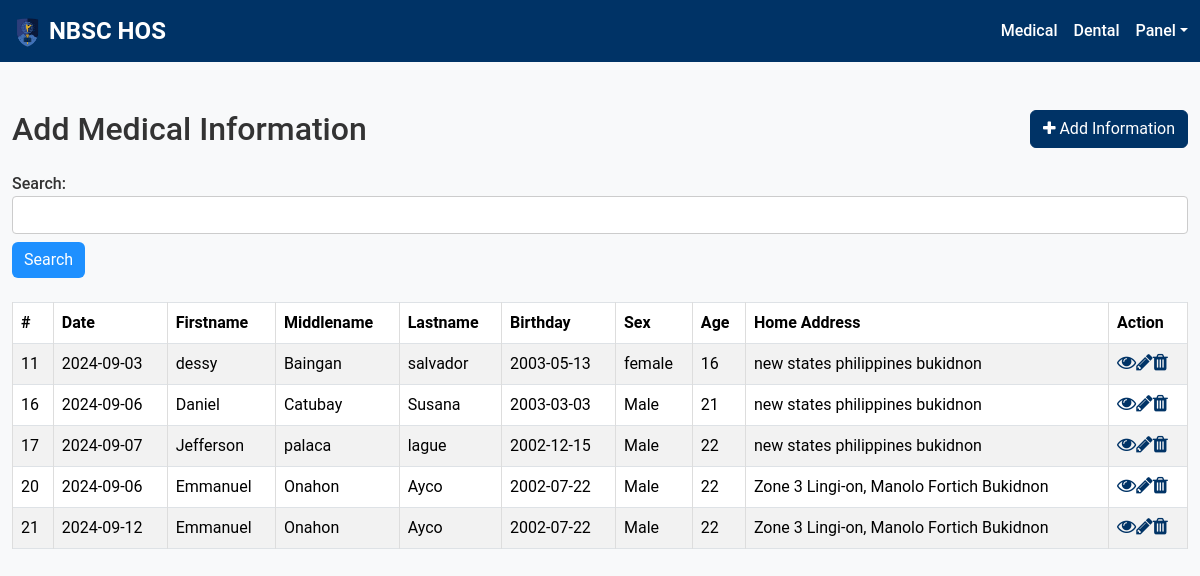
/add_medical_info.php, run on an earlier commit of the app's database.
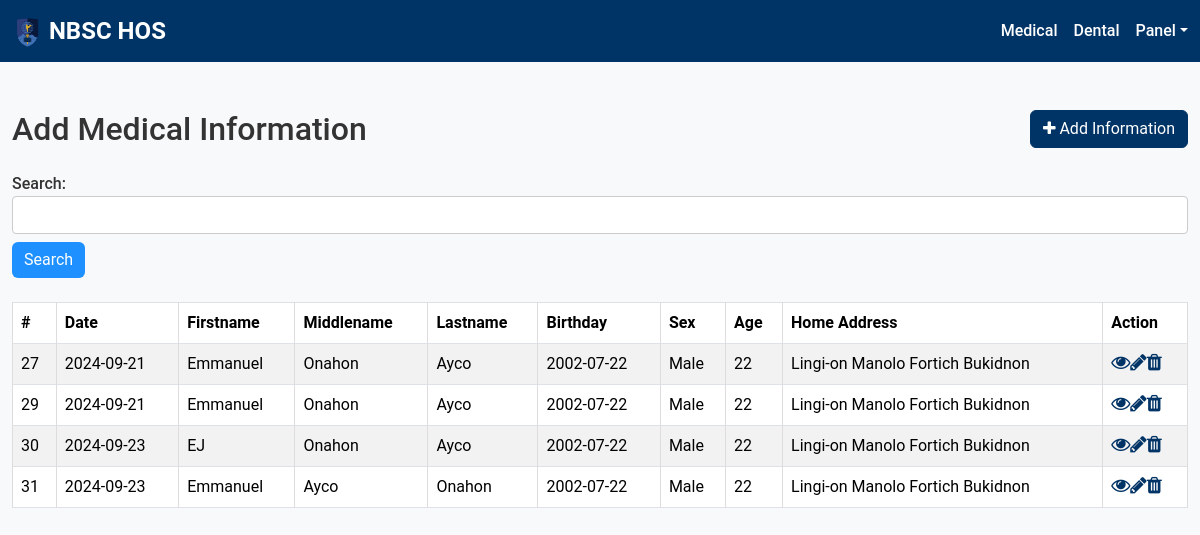
And on a later commit of the database.
### tables this page shows
CREATE TABLE `basic_info` (
  `basic_info_id` int(11) NOT NULL,
  `basic_info_date` date NOT NULL,
  `basic_info_firstname` varchar(255) NOT NULL,
  `basic_info_middlename` varchar(255) NOT NULL,
  `basic_info_lastname` varchar(255) NOT NULL,
  `basic_info_birthday` date DEFAULT NULL,
  `basic_info_sex` varchar(10) DEFAULT NULL,
  `basic_info_age` int(11) DEFAULT NULL,
  `basic_info_home_address` varchar(255) DEFAULT NULL,
  `basic_college_course` varchar(255) DEFAULT NULL,
  `basic_college_clinic_file_number` varchar(100) DEFAULT NULL,
  `basic_contact_number` varchar(15) DEFAULT NULL,
  `basic_religion` varchar(100) DEFAULT NULL,
  `basic_occupation` varchar(100) DEFAULT NULL,
  `basic_civil_status` varchar(50) DEFAULT NULL,
  `basic_complete_name` varchar(255) DEFAULT NULL,
  `basic_address` varchar(255) DEFAULT NULL,
  `basic_contact` varchar(50) DEFAULT NULL,
  `basic_relationship` varchar(100) DEFAULT NULL,
  `basic_patient_id` int(11) DEFAULT NULL,
  `basic_info_smoking` varchar(255) DEFAULT NULL,
  `basic_info_smoking_pack_day` int(11) DEFAULT NULL,
  `basic_info_smoking_years` int(11) DEFAULT NULL,
  `basic_info_alcohol_drinking` varchar(255) DEFAULT NULL,
  `basic_info_alcohol_drink_types` text DEFAULT NULL,
  `patient_id` int(11) NOT NULL
);

### add_medical_info.php (the view, shortened to what the changed rows need)
<!DOCTYPE html>
<html lang="en">
<head>
    <link href="https://cdn.jsdelivr.net/npm/bootstrap@5.3.3/dist/css/bootstrap.min.css" rel="stylesheet">
    <link rel="stylesheet" href="https://maxcdn.bootstrapcdn.com/font-awesome/4.7.0/css/font-awesome.min.css">
    <link rel="stylesheet" href="crud2/dental.css">
</head>
<body>
    <div class="wrapper">
        <div class="container-fluid">
            <div class="row">
                <div class="col-md-12">
                    <div class="mt-5 mb-3 clearfix">
                        <h2 class="pull-left">Add Medical Information</h2>
                    </div>
                    <?php
                    require_once "config.php";
                    $sql = "SELECT basic_info_id, basic_info_date, basic_info_firstname, basic_info_middlename, basic_info_lastname, basic_info_birthday, basic_info_sex, basic_info_age, basic_info_home_address FROM basic_info";
                    if ($result = mysqli_query($link, $sql)) {
                        if (mysqli_num_rows($result) > 0) {
                            echo '<table class="table table-bordered table-striped">';
                                echo "<thead>";
                                    echo "<tr>";
                                        echo "<th>#</th>";
                                        echo "<th>Date</th>";
                                        echo "<th>Firstname</th>";
                                        echo "<th>Middlename</th>";
                                        echo "<th>Lastname</th>";
                                        echo "<th>Birthday</th>";
                                        echo "<th>Sex</th>";
                                        echo "<th>Age</th>";
                                        echo "<th>Home Address</th>";
                                        echo "<th>Action</th>";
                                    echo "</tr>";
                                echo "</thead>";
                                echo "<tbody>";
                                while ($row = mysqli_fetch_array($result)) {
                                    echo "<tr>";
                                        echo "<td>" . $row['basic_info_id'] . "</td>";
                                        echo "<td>" . $row['basic_info_date'] . "</td>";
                                        echo "<td>" . $row['basic_info_firstname'] . "</td>";
                                        echo "<td>" . $row['basic_info_middlename'] . "</td>";
                                        echo "<td>" . $row['basic_info_lastname'] . "</td>";
                                        echo "<td>" . $row['basic_info_birthday'] . "</td>";
                                        echo "<td>" . $row['basic_info_sex'] . "</td>";
                                        echo "<td>" . $row['basic_info_age'] . "</td>";
                                        echo "<td>" . $row['basic_info_home_address'] . "</td>";
                                        echo "<td>";
                                            echo '<a href="crud/read.php?id=' . $row['basic_info_id'] . '" class="mr-3" title="View Record" data-toggle="tooltip"><span class="fa fa-eye"></span></a>';
                                            echo '<a href="crud/update.php?id=' . $row['basic_info_id'] . '" class="mr-3" title="Update Record" data-toggle="tooltip"><span class="fa fa-pencil"></span></a>';
                                            echo '<a href="crud/delete.php?id=' . $row['basic_info_id'] . '" title="Delete Record" data-toggle="tooltip"><span class="fa fa-trash"></span></a>';
                                        echo "</td>";
                                    echo "</tr>";
                                }
                                echo "</tbody>";
                            echo "</table>";
                        } else {
                            echo '<div class="alert alert-danger"><em>No records were found.</em></div>';
                        }
                    } else {
                        echo "Oops! Something went wrong. Please try again later.";
                    }
                    ?>
                </div>
            </div>
        </div>
    </div>
</body>
</html>

What changed in the data, as far as the page shows it:
removed basic_info: basic_info_id "11", basic_info_date "2024-09-03", basic_info_firstname "dessy", basic_info_middlename "Baingan", basic_info_lastname "salvador", basic_info_birthday "2003-05-13", basic_info_sex "female", basic_info_age "16", basic_info_home_address "new states philippines bukidnon"
removed basic_info: basic_info_id "16", basic_info_date "2024-09-06", basic_info_firstname "Daniel", basic_info_middlename "Catubay", basic_info_lastname "Susana", basic_info_birthday "2003-03-03", basic_info_sex "Male", basic_info_age "21", basic_info_home_address "new states philippines bukidnon"
removed basic_info: basic_info_id "17", basic_info_date "2024-09-07", basic_info_firstname "Jefferson", basic_info_middlename "palaca", basic_info_lastname "lague", basic_info_birthday "2002-12-15", basic_info_sex "Male", basic_info_age "22", basic_info_home_address "new states philippines bukidnon"
removed basic_info: basic_info_id "20", basic_info_date "2024-09-06", basic_info_firstname "Emmanuel", basic_info_middlename "Onahon", basic_info_lastname "Ayco", basic_info_birthday "2002-07-22", basic_info_sex "Male", basic_info_age "22", basic_info_home_address "Zone 3 Lingi-on, Manolo Fortich Bukidnon"
removed basic_info: basic_info_id "21", basic_info_date "2024-09-12", basic_info_firstname "Emmanuel", basic_info_middlename "Onahon", basic_info_lastname "Ayco", basic_info_birthday "2002-07-22", basic_info_sex "Male", basic_info_age "22", basic_info_home_address "Zone 3 Lingi-on, Manolo Fortich Bukidnon"
added basic_info: basic_info_id "27", basic_info_date "2024-09-21", basic_info_firstname "Emmanuel", basic_info_middlename "Onahon", basic_info_lastname "Ayco", basic_info_birthday "2002-07-22", basic_info_sex "Male", basic_info_age "22", basic_info_home_address "Lingi-on Manolo Fortich Bukidnon"
added basic_info: basic_info_id "29", basic_info_date "2024-09-21", basic_info_firstname "Emmanuel", basic_info_middlename "Onahon", basic_info_lastname "Ayco", basic_info_birthday "2002-07-22", basic_info_sex "Male", basic_info_age "22", basic_info_home_address "Lingi-on Manolo Fortich Bukidnon"
added basic_info: basic_info_id "30", basic_info_date "2024-09-23", basic_info_firstname "EJ", basic_info_middlename "Onahon", basic_info_lastname "Ayco", basic_info_birthday "2002-07-22", basic_info_sex "Male", basic_info_age "22", basic_info_home_address "Lingi-on Manolo Fortich Bukidnon"
added basic_info: basic_info_id "31", basic_info_date "2024-09-23", basic_info_firstname "Emmanuel", basic_info_middlename "Ayco", basic_info_lastname "Onahon", basic_info_birthday "2002-07-22", basic_info_sex "Male", basic_info_age "22", basic_info_home_address "Lingi-on Manolo Fortich Bukidnon"
